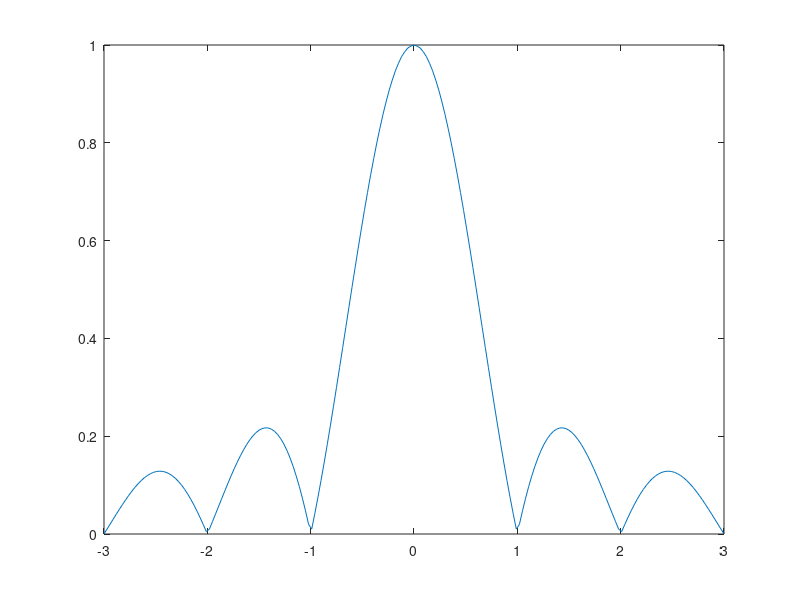

MATLAB code for this plot:
%Explanation of base program

%This is off the hook!


%The program splits a single junciton up into xmax discrete sections.  Each
%section has a supercurrent density, and a phase difference that is
%contributed to by the field (PhaseF), and an arbitrary phase set at x=1
%called Phase1.  For each value of field and Phase1 the supercurrent at
%each point is calculated and the net supercurrent (sum along the junction)
%is calcualted to find the supercurrent carried at that phase and that
%field.  To find the maximum supercurrent for a given field, the max of
%that vector is taken, and can be plotted against the magnetic field.  This
%is the exact measurment of the critical current vs field that we do in the
%lab.  



%% Clearing memory and input screen.

clear;
clc;
close all;
%% Defining the Parameters of the Simulaiton
xmax=301;
x(1,:)=(1:xmax);

%Flux Loop Parameters
f=1;
fmax=201;
FluxinJuncMin=-3;
FluxinJuncMax=3;


%Phase Loop parameters
p=1;
pmax=101;
Phase1Min=0*pi;
Phase1Max=2*pi;


%Pre Allocating memory to the arrays to decrease runtime
Phase1=zeros(1,pmax);
FluxinJunc=zeros(1,fmax);

SCurrentDensityNoise=(2*rand(1,xmax)-1);
SCurrentDensity=ones(1,xmax)+0.01*SCurrentDensityNoise;


SCurrent=zeros(xmax,pmax,fmax);
SCurrentNet=zeros(1,pmax);
MaxSCurrentNet=zeros(1,fmax);

%% Loops for running the simulation Meat of the Simulation



%Field Contribution to the Phase 
%Define the loop setp size, then run the for loop
FluxinJuncSS=(FluxinJuncMax-FluxinJuncMin)/(fmax-1);
for f=1:fmax

    FluxinJunc(f)=FluxinJuncMin+(f-1)*FluxinJuncSS;
    PhaseF=2*pi*x./xmax*FluxinJunc(f);

    %Phase1 Loop of externally set phase in 
    %Define the loop setp size, then run the for loop
    Phase1SSS=(Phase1Max-Phase1Min)/(pmax-1);
    for p=1:pmax

        Phase1(p)=Phase1Min+(p-1)*Phase1SSS;

        SCurrent=SCurrentDensity.*sin(PhaseF+Phase1(p));
        SCurrentNet(p)=sum(SCurrent)/xmax;


    end

    MaxSCurrentNet(f)=max(SCurrentNet);

end


figure
plot(FluxinJunc,MaxSCurrentNet)




    
